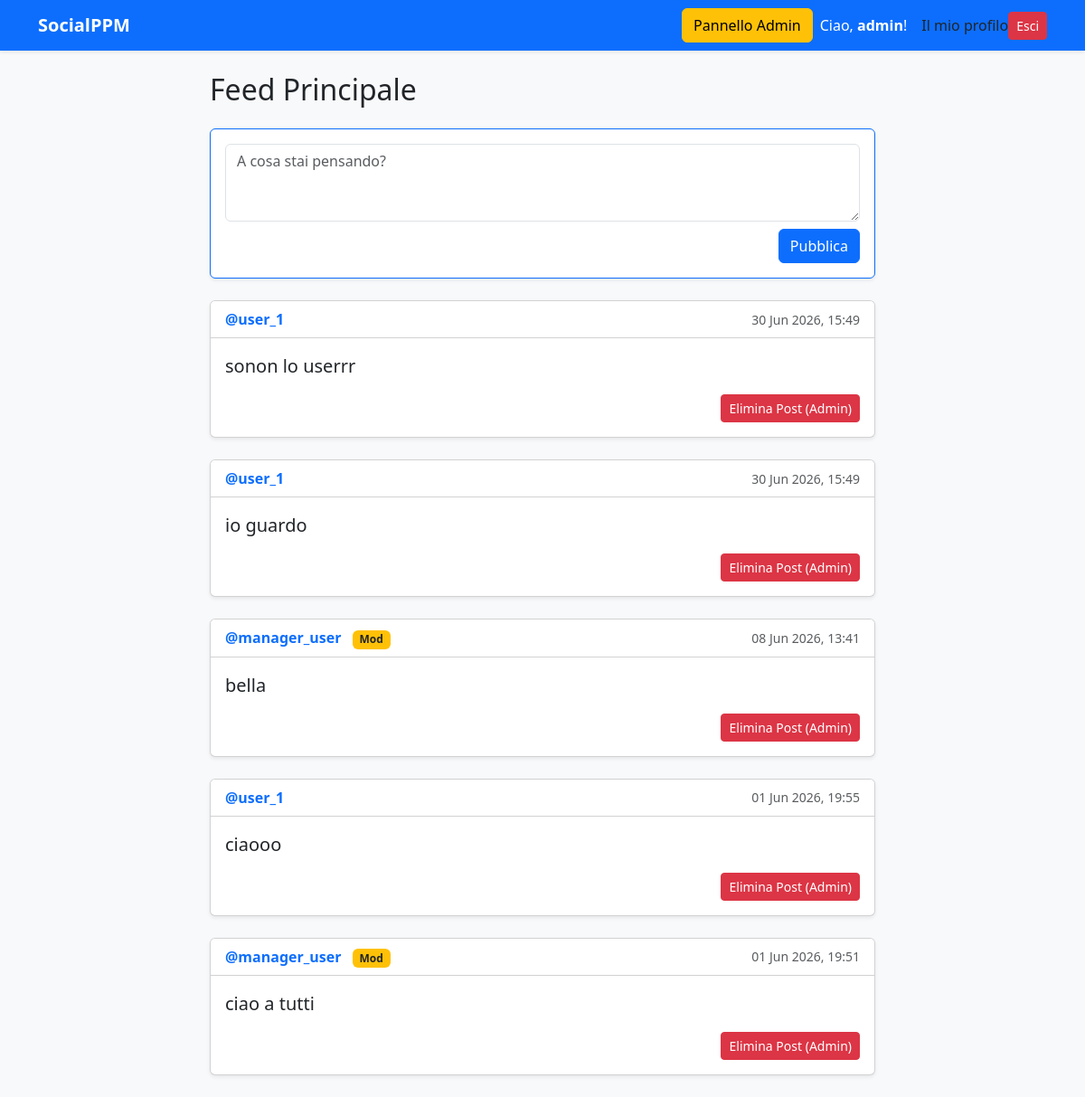
The app's page / (signed in) with its own data.
### posts/models.py (models this page shows, shortened)
class Post(models.Model):
    author = models.ForeignKey(User, on_delete=models.CASCADE, related_name='posts')
    testo = models.TextField(max_length=1000)
    data_creazione = models.DateTimeField(auto_now_add=True)
    class Meta:
        ordering = ['-data_creazione']

### posts/views.py (the view, shortened to what this page needs)
# urls.py: path('', views.FeedView.as_view(), name='feed'),
class FeedView(LoginRequiredMixin, CreateView):
    model = Post
    form_class = PostForm
    template_name = 'posts/feed.html'
    success_url = reverse_lazy('feed')
    def get_context_data(self, **kwargs):
        context = super().get_context_data(**kwargs)
        context['posts'] = Post.objects.all().order_by('-data_creazione')
        return context

### posts/forms.py
class PostForm(forms.ModelForm):
    class Meta:
        model = Post
        fields = ['testo']
        widgets = {
            'testo': forms.Textarea(attrs={
                'class': 'form-control',
                'placeholder': 'A cosa stai pensando?',
                'rows': 3,
                'minlength': 5
            }),
        }

### posts/templates/posts/feed.html (shortened to what this page needs)
{% extends 'base.html' %}
{% block content %}
<div class="row justify-content-center">
    <div class="col-md-8">
        <h2 class="mb-4">Feed Principale</h2>
        <div class="card mb-4 shadow-sm border-primary">
            <div class="card-body">
                <form method="post">
                    {{ form.testo }}
                    <div class="text-end mt-2">
                        <button type="submit" class="btn btn-primary">
                            Pubblica
                        </button>
                    </div>
                </form>
            </div>
        </div>
        {% for singolo_post in posts %}
        <div class="card mb-4 shadow-sm">
            <div class="card-header bg-white d-flex justify-content-between align-items-center">
                <div>
                    <a href="{% url 'profile' singolo_post.author.username %}"
                       class="text-decoration-none fw-bold text-primary">
                        @{{ singolo_post.author.username }}
                    </a>
                    {% if singolo_post.author.is_superuser %}
                        <span class="badge bg-danger ms-2">
                            Admin
                        </span>
                    {% elif singolo_post.author.is_staff %}
                        <span class="badge bg-warning text-dark ms-2">
                            Mod
                        </span>
                    {% endif %}
                </div>
                <small class="text-muted">
                    {{ singolo_post.data_creazione|date:"d M Y, H:i" }}
                </small>
            </div>
            <div class="card-body">
                <p class="card-text fs-5">
                    {{ singolo_post.testo }}
                </p>
                <div class="mt-3 text-end">
                    {% if singolo_post.author == user %}
                        <a href="{% url 'post-update' pk=singolo_post.pk %}"
                           class="btn btn-sm btn-outline-secondary">
                            Modifica
                        </a>
                        <a href="{% url 'post-delete' pk=singolo_post.pk %}"
                           class="btn btn-sm btn-outline-danger">
                            Cancella
                        </a>
                    {% elif user.is_superuser %}
                        <a href="{% url 'post-delete' pk=singolo_post.pk %}"
                           class="btn btn-sm btn-danger">
                            Elimina Post (Admin)
                        </a>
                    {% elif user.is_staff and not singolo_post.author.is_superuser %}
                        <a href="{% url 'post-delete' pk=singolo_post.pk %}"
                           class="btn btn-sm btn-danger">
                            Elimina Post (Mod)
                        </a>
                    {% endif %}
                </div>
            </div>
        </div>
        {% empty %}
        <div class="alert alert-info">
            Non ci sono ancora post. Sii il primo a scriverne uno!
        </div>
        {% endfor %}
    </div>
</div>
{% endblock %}

### users/templates/base.html (shortened to what this page needs)
<!DOCTYPE html>
<html lang="it">
<head>
    <link href="https://cdn.jsdelivr.net/npm/bootstrap@5.3.0/dist/css/bootstrap.min.css" rel="stylesheet">
</head>
<body class="bg-light">
    <nav class="navbar navbar-expand-lg navbar-dark bg-primary mb-4 shadow-sm">
        <div class="container">
            <a class="navbar-brand fw-bold" href="{% url 'feed' %}">SocialPPM</a>
            <div class="d-flex align-items-center">
                {% if user.is_staff %}
                      <a href="{% url 'admin:index' %}" class="btn btn-warning me-2">Pannello Admin</a>
                {% endif %}
                {% if user.is_authenticated %}
                    <span class="text-white me-3">Ciao, <strong>{{ user.username }}</strong>!</span>
                    <a class="nav-link" href="{% url 'profile' user.username %}">Il mio profilo</a>
                    <form action="{% url 'logout' %}" method="post" class="d-inline">
                        <button type="submit" class="btn btn-danger btn-sm">Esci</button>
                    </form>
                {% else %}
                    <a href="{% url 'login' %}" class="btn btn-outline-light btn-sm me-2">Accedi</a>
                    <a href="{% url 'register' %}" class="btn btn-success btn-sm">Registrati</a>
                {% endif %}
            </div>
        </div>
    </nav>
    <div class="container">
        {% block content %}
        {% endblock %}
    </div>
</body>
</html>

### records on screen
Post: author.username "user_1", data_creazione "30 Jun 2026, 15:49", testo "sonon lo userrr", shows "Elimina Post (Admin)"
Post: author.username "user_1", data_creazione "30 Jun 2026, 15:49", testo "io guardo", shows "Elimina Post (Admin)"
Post: author.username "manager_user", shows "Mod", data_creazione "08 Jun 2026, 13:41", testo "bella", shows "Elimina Post (Admin)"
Post: author.username "user_1", data_creazione "01 Jun 2026, 19:55", testo "ciaooo", shows "Elimina Post (Admin)"
Post: author.username "manager_user", shows "Mod", data_creazione "01 Jun 2026, 19:51", testo "ciao a tutti", shows "Elimina Post (Admin)"

### other values on screen
{{ user.username }} "admin"
